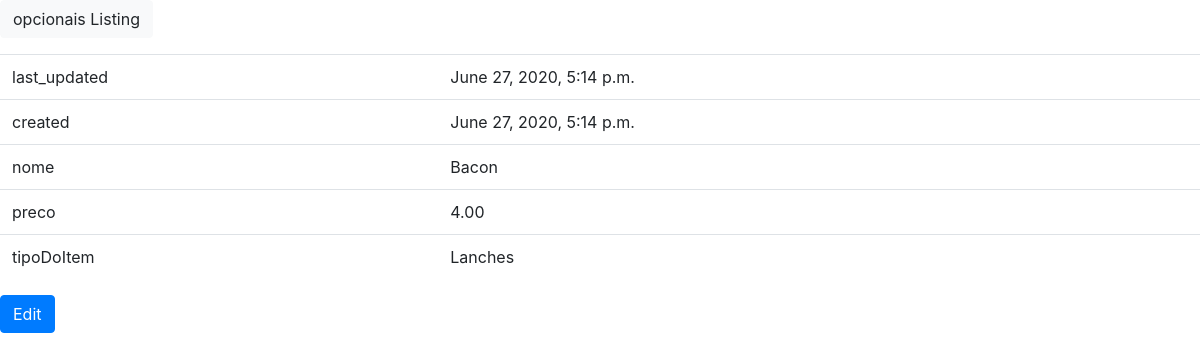
Screenshot of /pedidos/pedidos/opcionais/detail/3/ with the database file from the repository.
### Manada/pedidos/models.py (models this page shows, shortened)
class opcionais(models.Model):
    tiposDoCardapio = (("Lanches","Lanches"), ("Bebidas","Bebidas"),("Porções","Porções"))
    last_updated = models.DateTimeField(auto_now=True, editable=False)
    created = models.DateTimeField(auto_now_add=True, editable=False)
    nome = models.CharField(max_length=100)
    preco = models.DecimalField(decimal_places=2, max_digits=5)
    tipoDoItem = models.CharField(max_length=30, choices = tiposDoCardapio)
    class Meta:
        pass
    def get_update_url(self):
        return reverse("pedidos_opcionais_update", args=(self.pk,))

### Manada/pedidos/views.py (the view)
# urls.py: path("pedidos/opcionais/detail/<int:pk>/", views.opcionaisDetailView.as_view(), name="pedidos_opcionais_detail"),
class opcionaisDetailView(generic.DetailView):
    model = models.opcionais
    form_class = forms.opcionaisForm

### Manada/templates/pedidos/opcionais_detail.html
{% extends "base.html" %}
{% load static %}
{% block content %}
<p>
    <a class="btn btn-light" href="{% url 'pedidos_opcionais_list' %}">
    opcionais Listing
    </a>
</p>
<table class="table">
    <tr><td>last_updated</td><td>{{ object.last_updated }}</td></tr>
    <tr><td>created</td><td>{{ object.created }}</td></tr>
    <tr><td>nome</td><td>{{ object.nome }}</td></tr>
    <tr><td>preco</td><td>{{ object.preco }}</td></tr>
    <tr><td>tipoDoItem</td><td>{{ object.tipoDoItem }}</td></tr>
</table>
<a class="btn btn-primary" href="{{object.get_update_url}}">Edit</a>
{% endblock %}

### rows the page displays
opcionais: last_updated "June 27, 2020, 5:14 p.m.", created "June 27, 2020, 5:14 p.m.", nome "Bacon", preco "4.00", tipoDoItem "Lanches"
